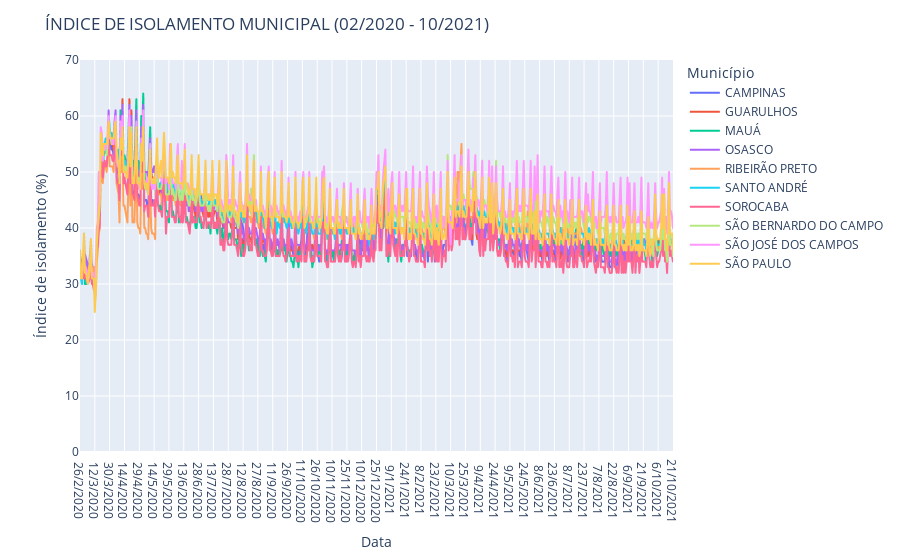

This figure's notebook cell:
### Code cell
fig=px.line(ind_iso, x='Data', y='Índice de isolamento', color='Município',
           labels={'Índice de isolamento': 'Índice de isolamento (%)'},
           #width=800, height=400
           #length=700)
           )

fig.update_layout(yaxis_range=[0,70],
                 title='ÍNDICE DE ISOLAMENTO MUNICIPAL (02/2020 - 10/2021)',
                 )

fig.show()

### Figure 1 — Plotly figure (JSON) as saved in the notebook; plotly's stock layout.template omitted (floating-point values rounded to 4 significant figures; data arrays with more than 128 entries replaced by an {"elided": "..."} marker saying what was removed)
{"data": [{"hovertemplate": "Município=CAMPINAS<br>Data=%{x}<br>Índice de isolamento (%)=%{y}<extra></extra>", "legendgroup": "CAMPINAS", "line": {"color": "#636efa", "dash": "solid"}, "mode": "lines", "name": "CAMPINAS", "showlegend": true, "type": "scattergl", "x": {"elided": "601 str values"}, "xaxis": "x", "y": {"elided": "601 int values"}, "yaxis": "y"}, {"hovertemplate": "Município=GUARULHOS<br>Data=%{x}<br>Índice de isolamento (%)=%{y}<extra></extra>", "legendgroup": "GUARULHOS", "line": {"color": "#EF553B", "dash": "solid"}, "mode": "lines", "name": "GUARULHOS", "showlegend": true, "type": "scattergl", "x": {"elided": "589 str values"}, "xaxis": "x", "y": {"elided": "589 int values"}, "yaxis": "y"}, {"hovertemplate": "Município=MAUÁ<br>Data=%{x}<br>Índice de isolamento (%)=%{y}<extra></extra>", "legendgroup": "MAUÁ", "line": {"color": "#00cc96", "dash": "solid"}, "mode": "lines", "name": "MAUÁ", "showlegend": true, "type": "scattergl", "x": {"elided": "595 str values"}, "xaxis": "x", "y": {"elided": "595 int values"}, "yaxis": "y"}, {"hovertemplate": "Município=OSASCO<br>Data=%{x}<br>Índice de isolamento (%)=%{y}<extra></extra>", "legendgroup": "OSASCO", "line": {"color": "#ab63fa", "dash": "solid"}, "mode": "lines", "name": "OSASCO", "showlegend": true, "type": "scattergl", "x": {"elided": "591 str values"}, "xaxis": "x", "y": {"elided": "591 int values"}, "yaxis": "y"}, {"hovertemplate": "Município=RIBEIRÃO PRETO<br>Data=%{x}<br>Índice de isolamento (%)=%{y}<extra></extra>", "legendgroup": "RIBEIRÃO PRETO", "line": {"color": "#FFA15A", "dash": "solid"}, "mode": "lines", "name": "RIBEIRÃO PRETO", "showlegend": true, "type": "scattergl", "x": {"elided": "600 str values"}, "xaxis": "x", "y": {"elided": "600 int values"}, "yaxis": "y"}, {"hovertemplate": "Município=SANTO ANDRÉ<br>Data=%{x}<br>Índice de isolamento (%)=%{y}<extra></extra>", "legendgroup": "SANTO ANDRÉ", "line": {"color": "#19d3f3", "dash": "solid"}, "mode": "lines", "name": "SANTO ANDRÉ", "showlegend": true, "type": "scattergl", "x": {"elided": "600 str values"}, "xaxis": "x", "y": {"elided": "600 int values"}, "yaxis": "y"}, {"hovertemplate": "Município=SOROCABA<br>Data=%{x}<br>Índice de isolamento (%)=%{y}<extra></extra>", "legendgroup": "SOROCABA", "line": {"color": "#FF6692", "dash": "solid"}, "mode": "lines", "name": "SOROCABA", "showlegend": true, "type": "scattergl", "x": {"elided": "596 str values"}, "xaxis": "x", "y": {"elided": "596 int values"}, "yaxis": "y"}, {"hovertemplate": "Município=SÃO BERNARDO DO CAMPO<br>Data=%{x}<br>Índice de isolamento (%)=%{y}<extra></extra>", "legendgroup": "SÃO BERNARDO DO CAMPO", "line": {"color": "#B6E880", "dash": "solid"}, "mode": "lines", "name": "SÃO BERNARDO DO CAMPO", "showlegend": true, "type": "scattergl", "x": {"elided": "600 str values"}, "xaxis": "x", "y": {"elided": "600 int values"}, "yaxis": "y"}, {"hovertemplate": "Município=SÃO JOSÉ DOS CAMPOS<br>Data=%{x}<br>Índice de isolamento (%)=%{y}<extra></extra>", "legendgroup": "SÃO JOSÉ DOS CAMPOS", "line": {"color": "#FF97FF", "dash": "solid"}, "mode": "lines", "name": "SÃO JOSÉ DOS CAMPOS", "showlegend": true, "type": "scattergl", "x": {"elided": "600 str values"}, "xaxis": "x", "y": {"elided": "600 int values"}, "yaxis": "y"}, {"hovertemplate": "Município=SÃO PAULO<br>Data=%{x}<br>Índice de isolamento (%)=%{y}<extra></extra>", "legendgroup": "SÃO PAULO", "line": {"color": "#FECB52", "dash": "solid"}, "mode": "lines", "name": "SÃO PAULO", "showlegend": true, "type": "scattergl", "x": {"elided": "600 str values"}, "xaxis": "x", "y": {"elided": "600 int values"}, "yaxis": "y"}], "layout": {"legend": {"title": {"text": "Município"}, "tracegroupgap": 0}, "margin": {"t": 60}, "title": {"text": "ÍNDICE DE ISOLAMENTO MUNICIPAL (02/2020 - 10/2021)"}, "xaxis": {"anchor": "y", "domain": [0, 1], "title": {"text": "Data"}}, "yaxis": {"anchor": "x", "domain": [0, 1], "range": [0, 70], "title": {"text": "Índice de isolamento (%)"}}}}
